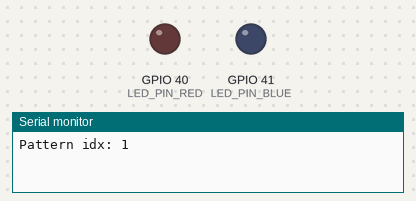
Bench run of a program on a simulated ESP32-S3. Parts: output pins drawn as LEDs (lit = HIGH), the last lines printed to the serial monitor. Random numbers use the default seed unless the program sets one.

Above: at 0.15 s.
At 13.03 s:
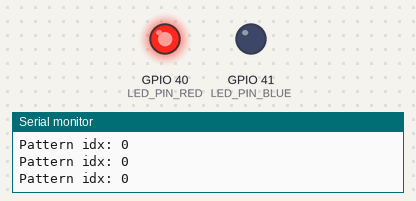
At 29.15 s:
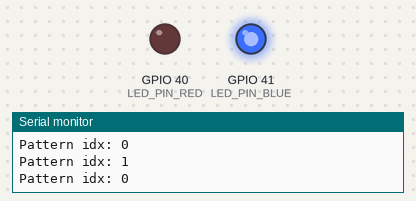
Timing chart, 0 to 40.0 s (numbered marks = the images above):
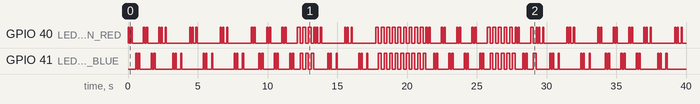

Measured:
- by itself, GPIO 40 (LED_PIN_RED): LOW → HIGH at 0.00 s, → LOW 0.10 s later, → HIGH 0.10 s later, → LOW 0.10 s later, … (142 changes in this stretch)
- by itself, GPIO 41 (LED_PIN_BLUE): LOW → HIGH at 0.55 s, → LOW 0.10 s later, → HIGH 0.10 s later, → LOW 0.10 s later, … (136 changes in this stretch)

The program:

main.cpp
```cpp
#include <Arduino.h>
#include <cstdint>

#define THREE_LEDS 0

#define LED_PIN_RED 40
#define LED_PIN_BLUE 41
#if THREE_LEDS
#define LED_PIN_GREEN 42
#endif

enum class LedMode : uint8_t {
    AlternatingBlink,
    DoubleBlink,
    TripleBursts,
    RandomPatterns
};

static constexpr LedMode LED_MODE = LedMode::RandomPatterns;

void leds_alternating_blink(const uint32_t delay_ms);
void leds_alternating_blink_wrapped(void);
void leds_double_blink(void);
void leds_triple_bursts(void);
void leds_random_patterns(void);

typedef void (*pattern_fn)(void);

static constexpr pattern_fn patterns[] = {
    leds_alternating_blink_wrapped,
    leds_double_blink,
    leds_triple_bursts,
};
static constexpr size_t patterns_size = sizeof(patterns) / sizeof(patterns[0]);

void setup() {
    Serial.begin(115200);

    pinMode(LED_PIN_RED, OUTPUT);
    pinMode(LED_PIN_BLUE, OUTPUT);
#if THREE_LEDS
    pinMode(LED_PIN_GREEN, OUTPUT);
#endif
}

void loop() {
    switch (LED_MODE) {
    case LedMode::AlternatingBlink:
        leds_alternating_blink(100);
        break;
    case LedMode::DoubleBlink:
        leds_double_blink();
        break;
    case LedMode::TripleBursts:
        leds_triple_bursts();
        break;
    case LedMode::RandomPatterns:
        leds_random_patterns();
        break;
    }
}

void led_blink(const uint8_t pin, const uint32_t delay_high_ms, const uint32_t delay_low_ms) {
    digitalWrite(pin, HIGH);
    delay(delay_high_ms);
    digitalWrite(pin, LOW);
    delay(delay_low_ms);
}

void leds_alternating_blink(const uint32_t delay_ms) {
    led_blink(LED_PIN_RED, delay_ms, 0);
    led_blink(LED_PIN_BLUE, delay_ms, 0);
#if THREE_LEDS
    led_blink(LED_PIN_GREEN, delay_ms, 0);
#endif
}

static constexpr uint32_t led_pins[] = {
    LED_PIN_RED,
    LED_PIN_BLUE,
#if THREE_LEDS
    LED_PIN_GREEN
#endif
};
static constexpr size_t leds_count = sizeof(led_pins) / sizeof(led_pins[0]);

void leds_double_blink(void) {
    for (size_t idx = 0; idx < leds_count; ++idx) {
        led_blink(led_pins[idx], 100, 100);
        led_blink(led_pins[idx], 100, 250);
    }
}

void leds_triple_bursts(void) {
    led_blink(LED_PIN_RED, 80, 100);
    led_blink(LED_PIN_RED, 80, 200);
    led_blink(LED_PIN_RED, 80, 450);

    led_blink(LED_PIN_BLUE, 80, 100);
    led_blink(LED_PIN_BLUE, 80, 330);
    led_blink(LED_PIN_BLUE, 80, 550);

#if THREE_LEDS
    led_blink(LED_PIN_GREEN, 100, 250);
    led_blink(LED_PIN_GREEN, 100, 100);
    led_blink(LED_PIN_GREEN, 100, 350);
#endif
}

void leds_alternating_blink_wrapped(void) {
    leds_alternating_blink(200);
}

void leds_random_patterns(void) {
    const size_t pattern_idx = static_cast<size_t>(random(0L, static_cast<long>(patterns_size)));
    const size_t repeats = static_cast<size_t>(random(1L, 4L));
    for (size_t idx = 0; idx < repeats; ++idx) {
        Serial.printf("Pattern idx: %u\n", pattern_idx);
        patterns[pattern_idx]();
    }
}
```
